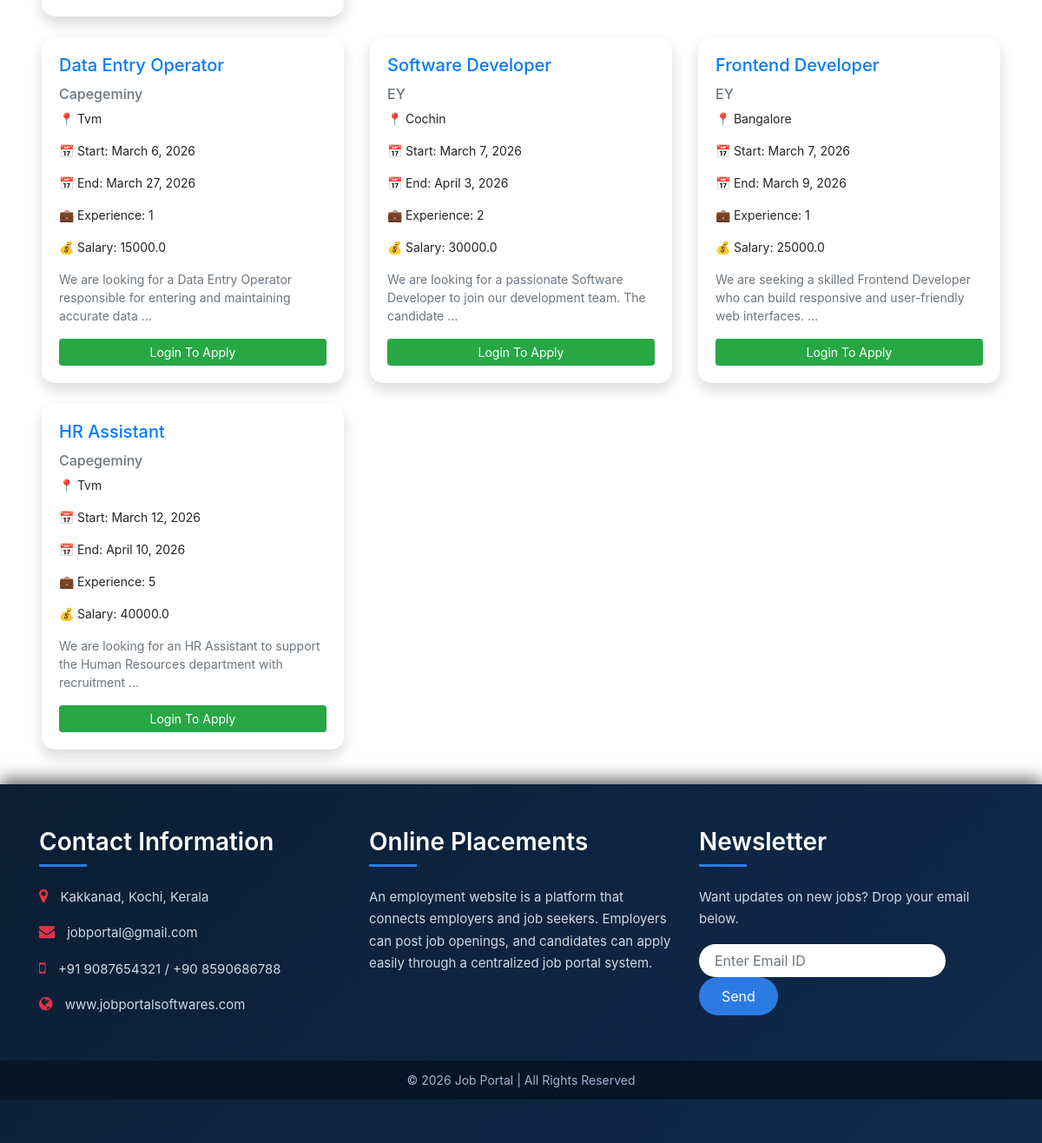
The app's page /latest_jobs (lower part), older data.
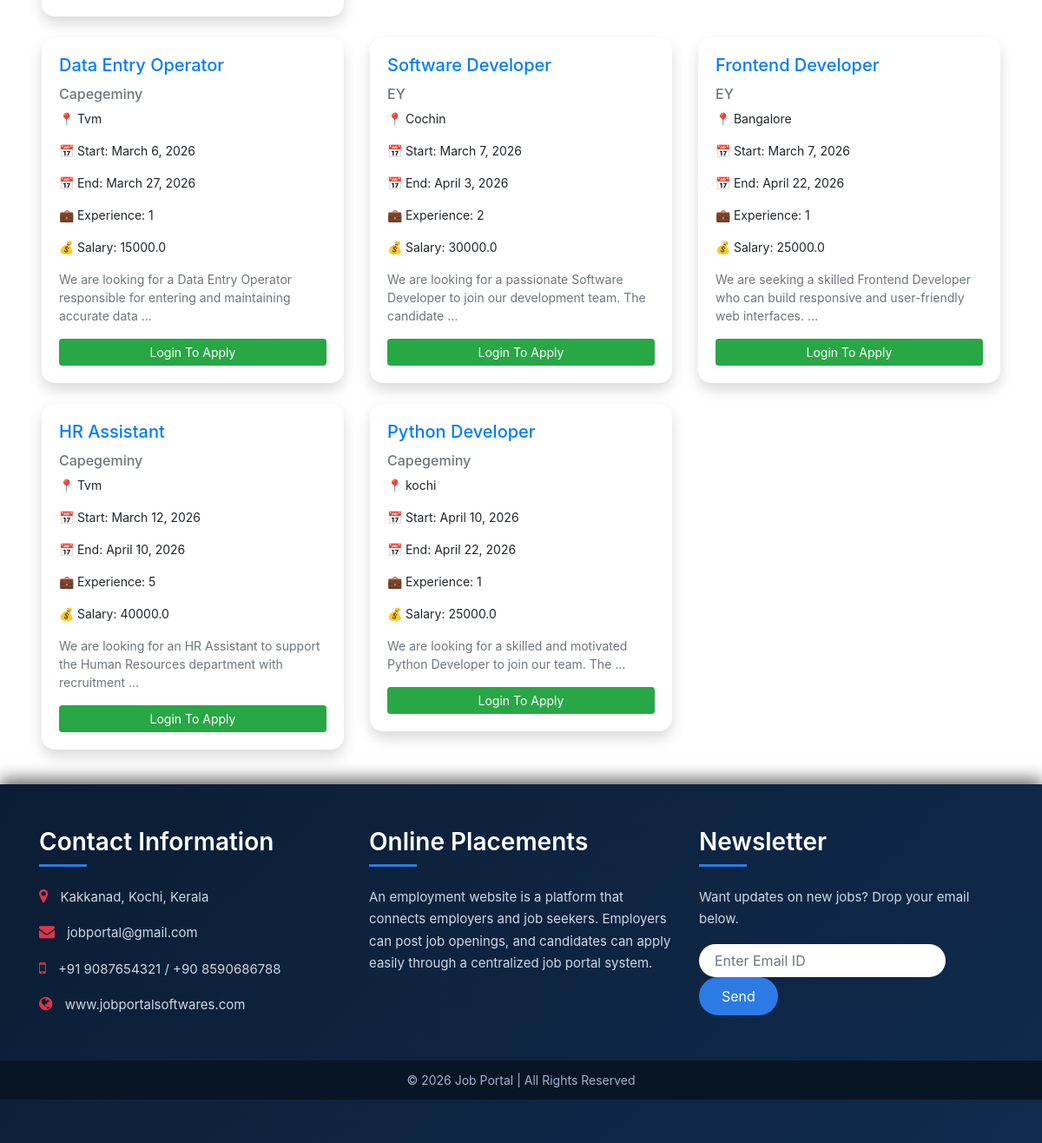
The same page, newer data.
### job/models.py (models this page shows, shortened)
class Job(models.Model):
    recruiter=models.ForeignKey(Recruiter,on_delete=models.CASCADE)
    start_date=models.DateField()
    end_date=models.DateField()
    title=models.CharField(max_length=100)
    salary = models.FloatField()
    image=models.FileField()
    description = models.CharField(max_length=300)
    experience = models.CharField(max_length=50)
    location = models.CharField(max_length=100)
    skills = models.CharField(max_length=100)
    creationdate = models.DateField()

class Recruiter(models.Model):
    user=models.ForeignKey(User,on_delete=models.CASCADE)
    mobile=models.CharField(max_length=15,null=True)
    image=models.FileField(null=True)
    gender=models.CharField(max_length=10,null=True)
    company = models.CharField(max_length=100, null=True)
    type=models.CharField(max_length=15,null=True)
    status = models.CharField(max_length=20 ,null=True)
    reject_reason = models.TextField(null=True, blank=True)

### job/views.py (the view)
# urls.py: path('latest_jobs', latest_jobs, name='latest_jobs'),
def latest_jobs(request):
    job=Job.objects.all().order_by('start_date')
    d={'job':job}
    return render(request,'latest_jobs.html',d)

### job/templates/latest_jobs.html (shortened to what this page needs)
<!DOCTYPE html>
<html lang="en">
{% load static %}
<head>
</head>
<body>
    {% include 'navigation.html' %}
<div class="container-fluid px-5 mt-4">
{% if job %}
<div class="row mt-4">
{% for i in job %}
<div class="col-md-4 mb-4">
    <div class="card job-card shadow">
        <div class="card-body">
            <h5 class="card-title text-primary">
                {{ i.title }}
            </h5>
            <h6 class="text-muted">
                {{ i.recruiter.company }}
            </h6>
            <p class="small">📍 {{ i.location }}</p>
            <p class="small">📅 Start: {{ i.start_date }}</p>
            <p class="small">📅 End: {{ i.end_date }}</p>
            <p class="small">💼 Experience: {{ i.experience }}</p>
            <p class="small">💰 Salary: {{ i.salary }}</p>
            <p class="small text-muted">
                {{ i.description|truncatewords:15 }}
            </p>
            <a href="{% url 'user_login' %}" class="btn btn-success btn-sm w-100">
                Login To Apply
            </a>
        </div>
    </div>
</div>
{% endfor %}
</div>
{% else %}
<div class="text-center mt-5">
    <h4 style="color:red;">No jobs found for this title and location.</h4>
</div>
{% endif %}
</div>
     {%block content %}
 {% include 'footer.html' %}
     {% endblock %}
</body>
</html>

Row changes from the older to the newer data that the page shows:
changed Job "Frontend Developer": end_date "March 9, 2026" → "April 22, 2026"
added Job: title "Python Developer", recruiter.company "Capegeminy", location "kochi", start_date "April 10, 2026", end_date "April 22, 2026", experience "1", salary "25000.0", description "We are looking for a skilled and motivated Python Developer to join our team. The …"
